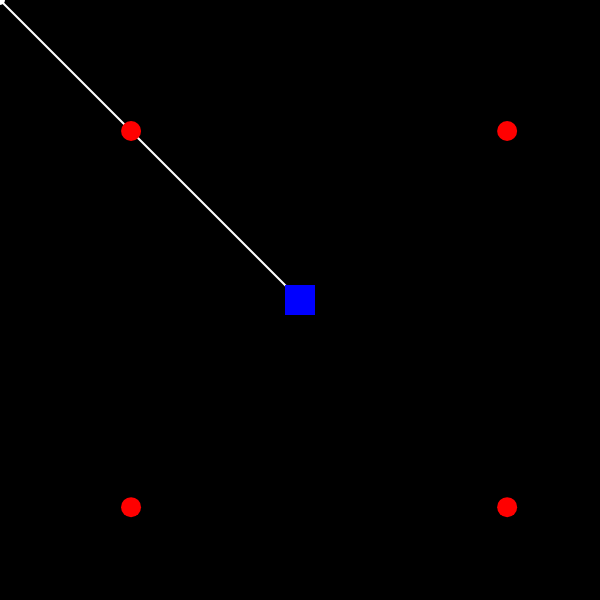
Frame 1 (no input)
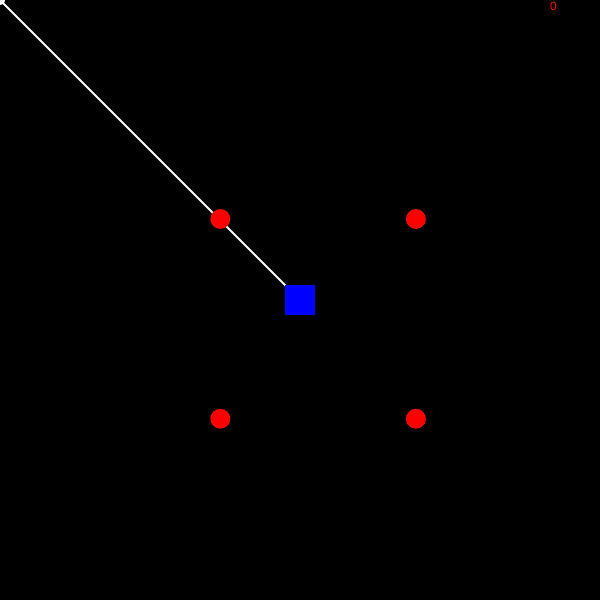
Frame 60 (no input)
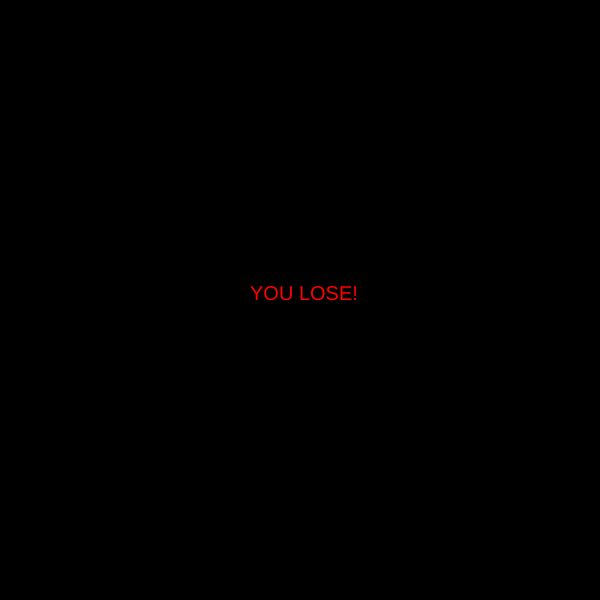
Frame 120 (the mouse pressed at the canvas centre since frame 60)

The p5.js sketch that drew these frames (run headless with seeded random() and noise() and a simulated clock; from frame 60 on, the mouse is pressed at the canvas centre):

// p5.js sketch
// ── sketch.js
var player;
var bullet = [];
var crossharir;
var b1, b2, b3, b4;
var score = 0;
var life = 2;

function setup(){
    createCanvas(600, 600);
    player = new Player(width/2, height/2, 30, 30);

    var x = random(400, 550);
    var xx = random(100, 250);

    b1 = new Bubble(xx, xx, 10, 10);
    b2 = new Bubble(x, xx, 10, 10);
    b3 = new Bubble(xx, x, 10, 10);
    b4 = new Bubble(x, x, 10, 10);
}

function draw(){
    background(0);

    if (life > 1) {
      text(score, 550, 10);

      for(var i = 0; i < bullet.length; i++){
          bullet[i].display();
          bullet[i].move(15);
      }

      push();
          fill(255);
          noStroke();
          ellipseMode(RADIUS);
          ellipse(mouseX, mouseY, 5, 5);

          stroke(255);
          strokeWeight(2);
          line(mouseX, mouseY, player.x, player.y);
      pop();

      player.display();

      if (player.x < 0) {
          player.x = 0;
      }

      if (player.x > width) {
          player.x = width;
      }

      if (player.y <= 0) {
        player.y = 0;
      }

      if (player.y >= height) {
        player.y = height;
      }

      if(keyIsDown(68)){
          player.move(-5, 0);
      }

      if(keyIsDown(70)){
          player.move(5, 0);
      }

      if (keyIsDown(69)) {
        player.move(0, -5);
      }

      if (keyIsDown(86)) {
        player.move(0, 5);
      }

      var x = random(1, 2);
      var xx = random(-1, -2);
      var y = random(1, 2);
      var yy = random(-1, -2);

      b1.display();
      b1.move(x, y);

      b2.display();
      b2.move(xx, y);

      b3.display();
      b3.move(x, yy);

      b4.display();
      b4.move(xx, yy);


      var j = random(10, height - 10);
      var jj = random(10, height - 10);

      if (b1.x >= width || b1.y >= height) {
        b1.x = j;
        b1.y = jj;
      }

      if (b2.x <= 0 || b2.y >= height) {
        b2.x = j;
        b2.y = jj;
      }

      if (b3.x >= width || b3.y <= 0) {
        b3.x = j;
        b3.y = jj;
      }

      if (b4.x <= 0 || b4.y <= 0) {
        b4.x = j;
        b4.y = jj;
      }

      for(var i = 0; i < bullet.length; i++){
        var j = random(10, height - 10);
        var jj = random(10, height - 10);

        if (bullet[i].IsTouching(b1) === true) {
          score++;
          b1.x = j;
          b1.y = jj;
        }

        if (bullet[i].IsTouching(b2) === true) {
          score++;
          b2.x = j;
          b2.y = jj;
        }

        if (bullet[i].IsTouching(b3) === true) {
          score++;
          b3.x = j;
          b3.y = jj;
        }

        if (bullet[i].IsTouching(b4) === true) {
          score++;
          b4.x = j;
          b4.y = jj;
        }
      }

      if (b1.IsTouching(player) === true || b2.IsTouching(player) === true || b3.IsTouching(player) === true || b4.IsTouching(player) === true) {
        life -= 1;
      }
    }

    if (life <= 1) {
      textSize(20);
      text("YOU LOSE!", width/2 - 50, height/2);
    }
}

function mousePressed(){
    bullet.push(new Bullet(player.x, player.y, 5, 5));
}
// ── Bubble.js
function Bubble(x, y, width, height){
    this.x = x;
    this.y = y;
    this.width = width;
    this.height = height;

    this.display = function(){
        fill("red");
        noStroke();
        ellipseMode(RADIUS);
        ellipse(this.x, this.y, this.width, this.height);
    }

    this.move = function(xvel, yvel){
        this.x += xvel;
        this.y += yvel;
    }

    this.IsTouching = function(object){
        if(this.x - object.x < object.width/2 + this.width/2
        && object.x - this.x < object.width/2 + this.width/2
        && this.y - object.y < object.height/2 + this.height/2
        && object.y - this.y < object.height/2 + this.height/2){
            return true;
        }
        else{
            return false;
        }
    }
}

// ── Bullet.js
function Bullet(x, y, width, height){
    this.x = x;
    this.y = y;
    this.width = width;
    this.height = height;
    this.velocity_dir = createVector((mouseX - this.x), (mouseY - this.y)).normalize();

    this.display = function(){
        fill("orange");
        noStroke();
        ellipse(this.x, this.y, this.width, this.height);
    }

    this.move = function(mag){
        this.x += this.velocity_dir.x * mag;
        this.y += this.velocity_dir.y * mag;
    }


    this.IsTouching = function(object){
        if(this.x - object.x < object.width/2 + this.width/2
        && object.x - this.x < object.width/2 + this.width/2
        && this.y - object.y < object.height/2 + this.height/2
        && object.y - this.y < object.height/2 + this.height/2){
            return true;
        }
        else{
            return false;
        }
    }
}

// ── Player.js
function Player(x, y, width, height){
    this.x = x;
    this.y = y;
    this.width = width;
    this.height = height;

    this.display = function(){
        fill("blue");
        noStroke();
        rectMode(CENTER);
        rect(this.x, this.y, this.width, this.height);
    }

    this.move = function(xvel, yvel){
        this.x += xvel;
        this.y += yvel;
    }
}
